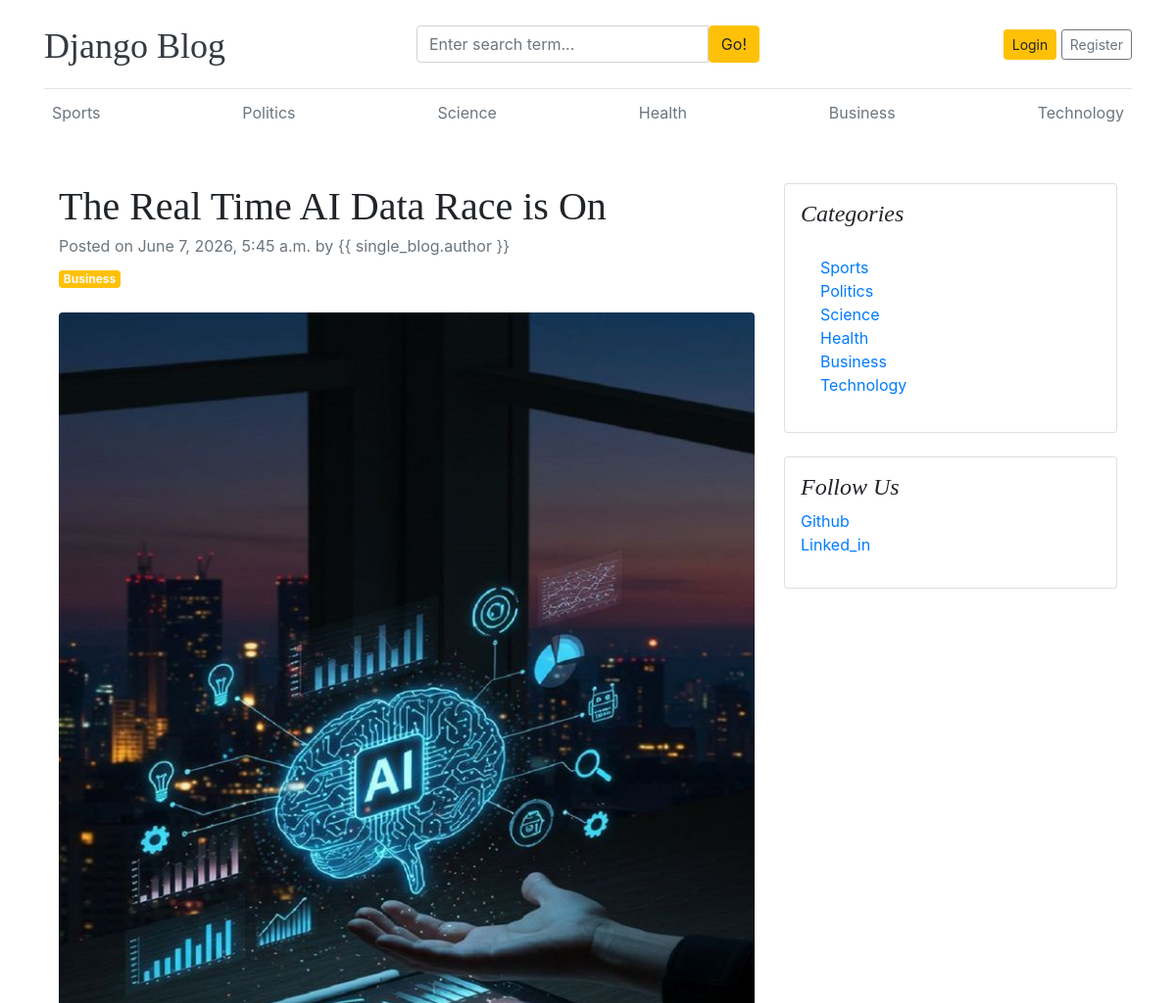
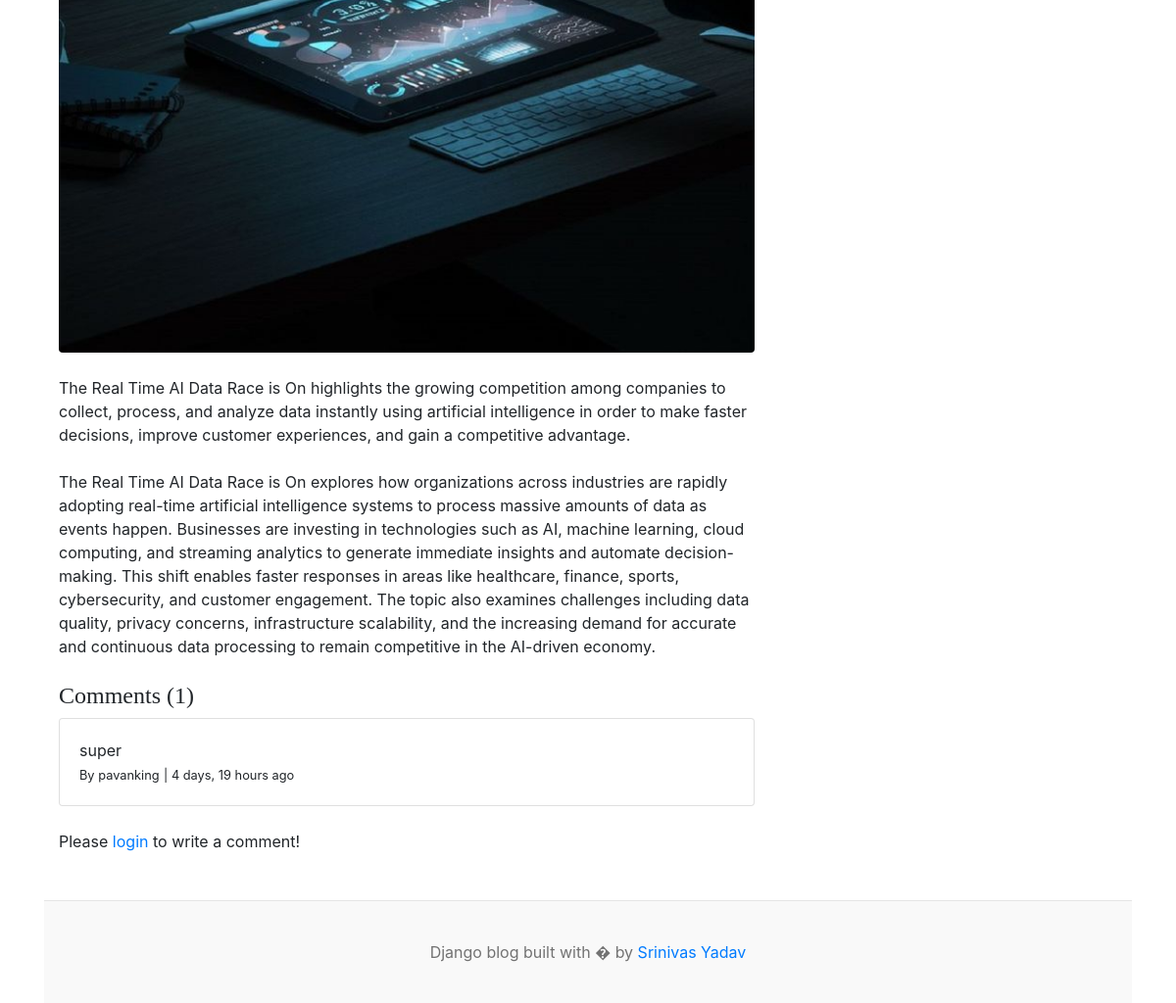
Screenshot of /blogs/the-real-time-ai-data-race-is-on/ with the database file from the repository (2 pictures, top to bottom).
### blogs/models.py (models this page shows, shortened)
class Category(models.Model):
    category_name = models.CharField(max_length=50, unique=True)
    created_at=models.DateTimeField(auto_now_add=True)
    updated_at=models.DateTimeField(auto_now=True)
    class Meta:
        verbose_name_plural = 'Categories'
    def __str__(self):
        return self.category_name

class Blog(models.Model):
    title = models.CharField(max_length=100)
    slug = models.SlugField(max_length=100, unique=True, blank=False)
    category = models.ForeignKey(Category, on_delete=models.CASCADE)
    author = models.ForeignKey(User, on_delete=models.CASCADE)
    featured_image = models.ImageField(upload_to = '%Y/%m/%d')
    short_description = models.TextField(max_length=500)
    blog_body = models.TextField(max_length=2000)
    status = models.CharField(max_length=20, choices=STATUS_CHOICES, default="Draft")
    is_featured  = models.BooleanField(default=False)
    created_at=models.DateTimeField(auto_now_add=True)
    updated_at=models.DateTimeField(auto_now=True)

class Comment(models.Model):
    user = models.ForeignKey(User, on_delete = models.CASCADE) # if user is deleted then the comment is also deleted
    blog = models.ForeignKey(Blog, on_delete = models.CASCADE) # if blog is deleted then the comment is also deleted
    comment = models.TextField(max_length=250)
    created_at=models.DateTimeField(auto_now_add=True)
    updated_at=models.DateTimeField(auto_now=True)
    def __str__(self):
        return self.comment

### about/models.py (models this page shows, shortened)
class SocialLink(models.Model):
    platform = models.CharField(max_length=25)
    link = models.URLField(max_length=100)
    created_at=models.DateTimeField(auto_now_add=True)
    updated_at=models.DateTimeField(auto_now=True)
    class Meta:
        verbose_name_plural = 'SocialLink'

### blogs/views.py (the view, shortened to what this page needs)
# urls.py: path('blogs/<slug:slug>/', BlogsView.blogs, name='blogs'),
def blogs(request, slug):
    single_blog = get_object_or_404(Blog, slug=slug, status= 'Published')
    comments = Comment.objects.filter(blog= single_blog)
    comments_count = comments.count()
    context = {
        'single_blog': single_blog,
        'comments':comments,
        'comments_count': comments_count,
    }
    return render(request, 'blogs.html', context)

### blogs/context_processors.py (called while the page is built)
def get_categories(request):
    categories = Category.objects.all()
    return dict(categories=categories)

def get_social_links(request):
    social_links = SocialLink.objects.all()
    return dict(social_links=social_links)

### templates/blogs.html
{% extends 'base.html' %}
{% block content %}
<div class="container mt-5">
    <div class="row">
        <div class="col-lg-8">
            <article>
                <header class="mb-4">
                    <h1 class="fw-bolder mb-1">{{ single_blog.title }}</h1>
                    <div class="text-muted fst-italic mb-2">Posted on {{ single_blog.created_at }} by {{
                        single_blog.author }}</div>
                    <a class="badge bg-warning text-decoration-none text-light" href="#!">{{ single_blog.category }}</a>
                </header>
                <figure class="mb-4"><img class="img-fluid rounded" src="{{ single_blog.featured_image.url }}"
                        alt="Bad Network" /></figure>
                <section class="mb-5">
                    <p class="fs-5 mb-4">{{ single_blog.short_description }}</p>
                    <p class="fs-5 mb-4">{{ single_blog.blog_body }}</p>
                    <h4>Comments ({{ comments_count }})</h4>
                    {% if comments %}
                    {% for comment in comments %}
                    <div class="card mt-1">
                        <div class="card-body">
                            <p class="card-text mb-0">{{ comment }}</p>
                            <span>
                                <small>By {{ comment.user }}</small>
                                <small>| {{ comment.created_at | timesince }} ago</small>
                            </span>
                        </div>
                    </div>
                    {% endfor %}
                    {% else %}
                    No comments yet.
                    {% endif %}
                    <br>
                    <div class="form-group">
                        {% if user.is_authenticated %}
                        <form action="" method="POST">
                            {% csrf_token %}
                            <div class="form-group">
                                <textarea name="comment" class="form-control"
                                    placeholder="Write your comment"></textarea>
                                <input type="submit" value="Submit" class="btn btn-primary mt-2">
                            </div>
                        </form>
                        {% else %}
                        <p>Please <span><a href="{% url 'login' %}">login</a></span> to write a comment!</p>
                        {% endif %}
                    </div>
                </section>
            </article>
        </div>
        <div class="col-lg-4">
            <div class="card mb-4 p-3">
                <h4 class="font-italic">Categories</h4>
                <div class="card-body">
                    <div class="row">
                        <div class="col-sm-6">
                            <ul class="list-unstyled mb-0">
                                {% for cat in categories %}
                                <li><a href="{% url 'posts_by_category' cat.id %}">{{ cat.category_name }}</a></li>
                                {% endfor %}
                            </ul>
                        </div>
                    </div>
                </div>
            </div>
            {% if social_links %}
            <div class="card mb-4 p-3">
                <h4 class="font-italic">Follow Us</h4>
                <ol class="list-unstyled">
                    {% for i in social_links %}
                    <li><a href="{{ i.link }}" target="_blank">{{ i.platform }}</a></li>
                    {% endfor %}
                </ol>
            </div>
            {% endif %}
        </div>
    </div>
</div>
{% endblock %}

### templates/base.html (shortened to what this page needs)
{% load static %}
<!DOCTYPE html>
<html lang="en">
<head>
  <link href="https://getbootstrap.com/docs/4.0/dist/css/bootstrap.min.css" rel="stylesheet">
  <link href="{% static 'css/blog.css' %}" rel="stylesheet">
  <link rel="stylesheet" href="https://cdnjs.cloudflare.com/ajax/libs/font-awesome/4.7.0/css/font-awesome.min.css">
</head>
<body>
  <div class="container">
    <header class="blog-header py-3">
      <div class="row flex-nowrap justify-content-between align-items-center">
        <div class="col-4 pt-1">
          <a class="blog-header-logo text-dark" href="/">Django Blog</a>
        </div>
        <div class="col-4">
          <form action="{% url 'search' %}" method="GET">
            <div class="input-group">
              <input class="form-control" type="text" name="keyword" value="{{ keyword }}"
                placeholder="Enter search term..." aria-label="Enter search term..." aria-describedby="button-search" />
              <button type="submit" class="btn btn-warning" id="button-search" type="button">Go!</button>
            </div>
          </form>
        </div>
        <div class="col-4 d-flex justify-content-end align-items-center">
          {% if not user.is_authenticated %}
          <a class="btn btn-sm btn-warning" href="{% url 'login' %}">Login</a> &nbsp;
          <a class="btn btn-sm btn-outline-secondary" href="{% url 'register' %}">Register</a>
          {% else %}
          <span><a href="{% url 'dashboards' %}">Dashboard</a></span>
          &emsp;
          <span><a href="{% url 'logout' %}">Logout</a></span>
          {% endif %}
        </div>
      </div>
    </header>
    <div class="nav-scroller py-1 mb-2">
      <nav class="nav d-flex justify-content-between">
        {% for category in categories %}
        <a class="p-2 text-muted" href="{% url 'posts_by_category' category.id %}">{{ category.category_name }}</a>
        {% endfor %}
      </nav>
    </div>
    {% block content %}
    {% endblock %}
    <footer class="blog-footer">
      <p>Django blog built with � by <a href="#">Srinivas Yadav</a></p>
    </footer>
</body>
</html>

### blog_main/static/css/blog.css (style rules this page uses)
.blog-header { border-bottom: 1px solid #e5e5e5; }
.blog-header-logo { font-family: "Playfair Display", Georgia, "Times New Roman", serif; font-size: 2.25rem; }
h1, h2, h3, h4, h5, h6 { font-family: "Playfair Display", Georgia, "Times New Roman", serif; }
.blog-footer { padding: 2.5rem 0; color: #727272; text-align: center; background-color: #f9f9f9; border-top: .05rem solid #e5e5e5; }
.blog-footer p:last-child { margin-bottom: 0; }

### rows the page displays
Category: category_name "Sports"
Category: category_name "Politics"
Category: category_name "Science"
Category: category_name "Health"
Category: category_name "Business"
Category: category_name "Technology"
Blog: title "The Real Time AI Data Race is On", created_at "June 7, 2026, 5:45 a.m.", category "Business", featured_image (picture), short_description "The Real Time AI Data Race is On highlights the growing competition among companies to collect, process, and analyze data instantly using artificial intelligence in order to make faster decisions, improve customer experiences, and gain a competitive advantage.", blog_body "The Real Time AI Data Race is On explores how organizations across industries are rapidly adopting real-time artificial intelligence systems to process massive amounts of data as events happen. Businesses are investing in technologies such as AI, machine learning, cloud computing, and streaming analytics to generate immediate insights and automate decision-making. This shift enables faster responses in areas like healthcare, finance, sports, cybersecurity, and customer engagement. The topic also examines challenges including data quality, privacy concerns, infrastructure scalability, and the increasing demand for accurate and continuous data processing to remain competitive in the AI-driven…"
Comment: comment "super", user "pavanking", created_at "4 days, 19 hours"
SocialLink: platform "Github"
SocialLink: platform "Linked_in"

### other values shown
{{ comments_count }} "1"
